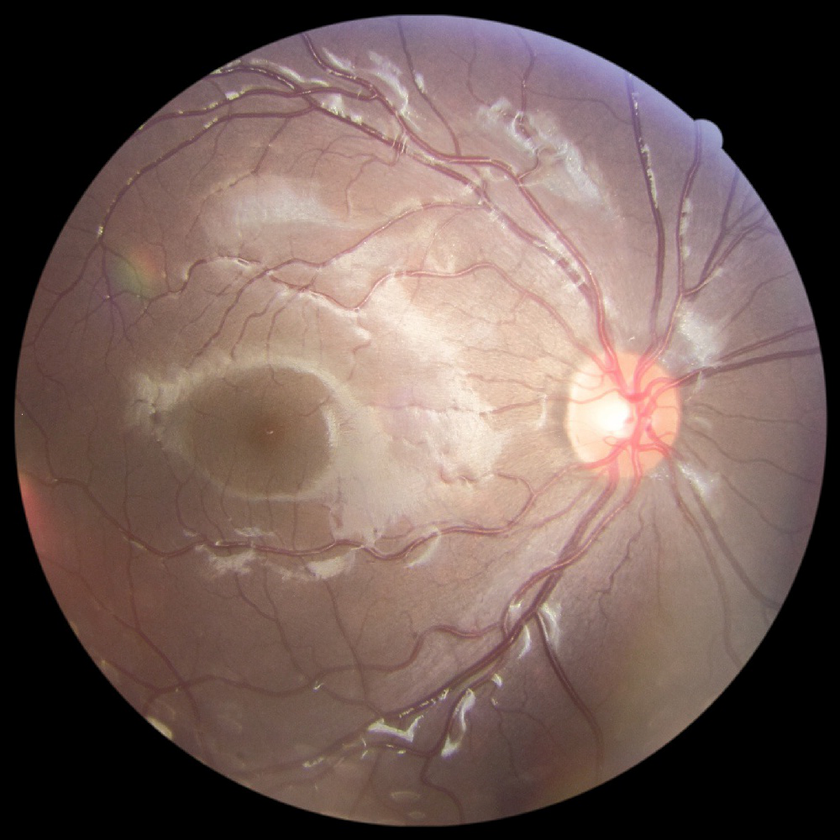
#> input picture Practice/BME/input.png, 840 x 840 px, shrunk from 1000 x 1000 before the run, given in place of ASC-R-20160521.jpg, which was not available
$ python 9.py
#> lines starting #> are read from the running program, lines starting #| are printed output that depends on the picture; pictures that were not available may be replaced by others from this repository, and a replacement may not be noted
import cv2
import greypixel
img = cv2.imread("F:/eyes/DATA/Normal/ASC-R-20160521.jpg")
#> img is the input picture: shape (840, 840, 3); mean B, G, R 87.4, 93.4, 114
img1=cv2.imread("F:/1.jpg")
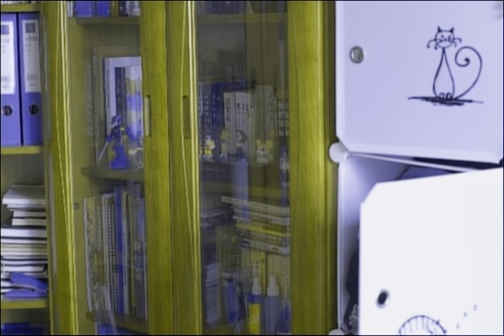
#> input picture Practice/1.jpg, 504 x 336 px, shrunk from 600 x 400 before the run, found by its file name
#> img1 is the input picture: shape (336, 504, 3); mean B, G, R 118.2, 125.4, 125.4
img=cv2.cvtColor(img,cv2.COLOR_BGR2GRAY)
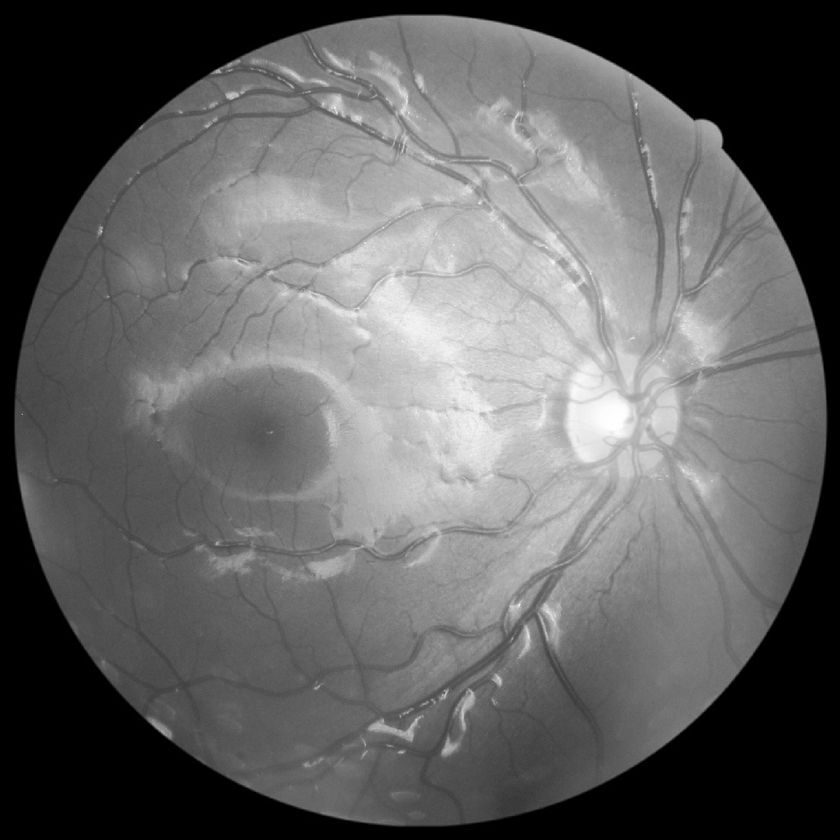
#> img: shape (840, 840); min 0, max 255, mean 98.9
img1=cv2.cvtColor(img1,cv2.COLOR_BGR2GRAY)
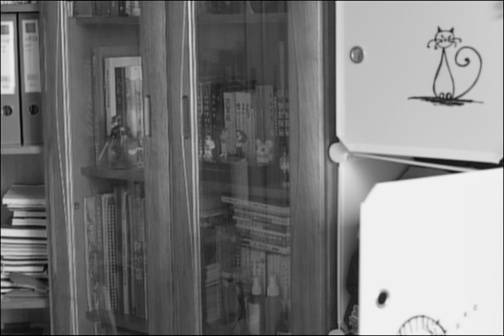
#> img1: shape (336, 504); min 2, max 245, mean 124.6
#> (the run stopped early here; a loop or call above may not have finished)
